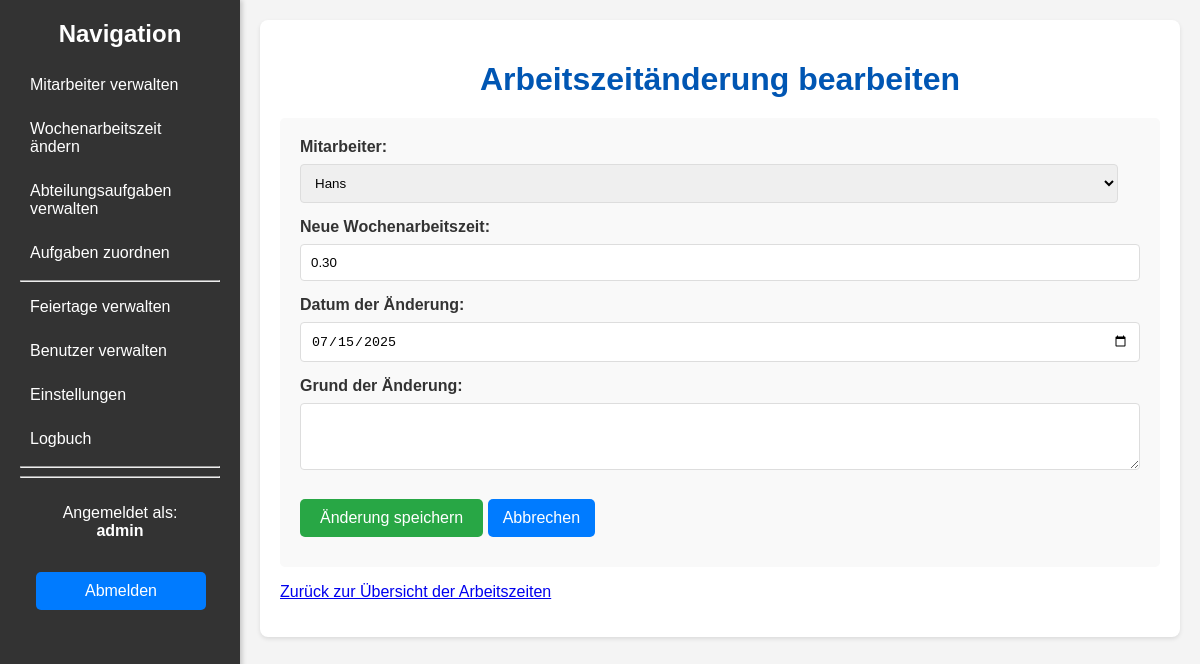
The app's page /edit_working_hours_change/1 (signed in) with its own data.
### models.py (models this page shows, shortened)
class User(db.Model, UserMixin):
    id = db.Column(db.Integer, primary_key=True)
    username = db.Column(db.String(100), unique=True, nullable=False)
    password_hash = db.Column(db.String(128))
    oe_number = db.Column(db.String(50), nullable=False)
    is_admin = db.Column(db.Boolean, default=False)

class WorkingHoursChange(db.Model):
    id = db.Column(db.Integer, primary_key=True)
    employee_id = db.Column(db.Integer, db.ForeignKey('employee.id'), nullable=False)
    old_hours = db.Column(db.Float, nullable=True)
    new_hours = db.Column(db.Float, nullable=False)
    change_date = db.Column(db.Date, nullable=False)
    reason = db.Column(db.String(500), nullable=True)

class Employee(db.Model):
    id = db.Column(db.Integer, primary_key=True)
    name = db.Column(db.String(100), nullable=False)
    job_title = db.Column(db.String(100), nullable=False)
    weekly_working_hours = db.Column(db.Float, default=0.0)
    team = db.Column(db.String(100), nullable=True)
    oe_number = db.Column(db.String(50), nullable=False) # NEU
    working_hours_changes = db.relationship('WorkingHoursChange', backref='employee', lazy=True, cascade="all, delete-orphan")
    assigned_tasks = db.relationship('EmployeeTask', backref='employee', lazy=True, cascade="all, delete-orphan")

### app.py (the view, shortened to what this page needs)
@app.route('/edit_working_hours_change/<int:change_id>', methods=['GET', 'POST'])
@login_required
def edit_working_hours_change(change_id):
    change = WorkingHoursChange.query.get_or_404(change_id)
    if not current_user.is_admin and change.employee.oe_number != current_user.oe_number:
        flash('Keine Berechtigung.', 'danger'); return redirect(url_for('working_hours_changes'))
    employees_query = Employee.query
    if not current_user.is_admin:
        employees_query = employees_query.filter_by(oe_number=current_user.oe_number)
    employees = employees_query.order_by(Employee.name).all()
    return render_template('edit_working_hours_change.html', change=change, employees=employees)

### app.py (called while the page is built)
@login_manager.user_loader
def load_user(user_id):
    return User.query.get(int(user_id))

### templates/edit_working_hours_change.html (shortened to what this page needs)
{% extends "base.html" %}
{% block content %}
        <h1>Arbeitszeitänderung bearbeiten</h1>
        <form action="{{ url_for('edit_working_hours_change', change_id=change.id) }}" method="POST">
            <label for="employee_id">Mitarbeiter:</label>
            <select id="employee_id" name="employee_id" required>
                {% for employee in employees %}
                    <option value="{{ employee.id }}" {% if employee.id == change.employee_id %}selected{% endif %}>
                        {{ employee.name }}
                    </option>
                {% endfor %}
            </select>
            <label for="new_hours">Neue Wochenarbeitszeit:</label>
            <input type="number" id="new_hours" name="new_hours" step="0.01" min="0"
                   value="{{ '%.2f' | format(change.new_hours) }}" required>
            <label for="change_date">Datum der Änderung:</label>
            <input type="date" id="change_date" name="change_date"
                   value="{{ change.change_date.strftime('%Y-%m-%d') }}" required>
            <label for="reason">Grund der Änderung:</label>
            <textarea id="reason" name="reason" rows="3">{{ change.reason }}</textarea>
            <button type="submit">Änderung speichern</button>
            <a href="{{ url_for('working_hours_changes') }}" class="button">Abbrechen</a>
        </form>
        <p><a href="{{ url_for('working_hours_changes') }}">Zurück zur Übersicht der Arbeitszeiten</a></p>
{% endblock %}

### templates/base.html (shortened to what this page needs)
<!DOCTYPE html>
<html lang="de">
<head>
    <link rel="stylesheet" href="{{ url_for('static', filename='style.css') }}">
</head>
<body>
    <div class="wrapper">
        {% block sidebar %}
        <div class="sidebar">
            <h2>Navigation</h2>
            <ul>
                <li><a href="{{ url_for('employees') }}">Mitarbeiter verwalten</a></li>
                <li><a href="{{ url_for('working_hours_changes') }}">Wochenarbeitszeit ändern</a></li>
                <li><a href="{{ url_for('department_tasks') }}">Abteilungsaufgaben verwalten</a></li>
                <li><a href="{{ url_for('assign_tasks') }}">Aufgaben zuordnen</a></li>
                {% if current_user.is_admin %}
                    <hr>
                    <li><a href="{{ url_for('holidays') }}">Feiertage verwalten</a></li>
                    <li><a href="{{ url_for('user_list') }}">Benutzer verwalten</a></li>
                    <li><a href="{{ url_for('settings') }}">Einstellungen</a></li>
                    <li><a href="{{ url_for('logbook') }}">Logbuch</a></li>
                {% endif %}
                <hr>
                <hr>
            </ul>
            <div style="position: relative; top: 10px; width: 100%;">
                 <p style="text-align: center;">Angemeldet als:<br><b>{{ current_user.username }}</b></p>
                 <a href="{{ url_for('logout') }}" class="button" style="width: 70%; margin: 8%;">Abmelden</a>
            </div>
        </div>
        {% endblock %}
        <div class="main-content">
            <div class="container">
                {% block content %}{% endblock %}
            </div>
        </div>
    </div>
</body>
</html>

### static/style.css (style rules this page uses)
body { font-family: Arial, sans-serif; margin: 0; background-color: #f4f4f4; color: #333; }
.wrapper { display: flex; min-height: 100vh; }
.sidebar { width: 200px; background-color: #333; color: white; padding: 20px; box-shadow: 2px 0 5px rgba(0,0,0,0.2); flex-shrink: 0; position: sticky; top: 0; height: 100vh; overflow-y: auto; }
.sidebar h2 { color: white; margin-top: 0; text-align: center; }
.sidebar ul { list-style: none; padding: 0; }
.sidebar ul li { margin-bottom: 10px; }
.sidebar ul li a { text-decoration: none; color: white; display: block; padding: 8px 10px; border-radius: 4px; }
.main-content { flex-grow: 1; padding: 20px; }
.container { max-width: 900px; margin: 0 auto; background-color: #fff; padding: 20px; border-radius: 8px; box-shadow: 0 2px 4px rgba(0, 0, 0, 0.1); }
h1, h2 { color: #0056b3; text-align: center; margin-bottom: 20px; }
.button { display: inline-block; padding: 10px 15px; margin: 10px 0; background-color: #007bff; color: white; text-align: center; text-decoration: none; border-radius: 5px; border: none; cursor: pointer; }
form { background-color: #f9f9f9; padding: 20px; border-radius: 5px; margin-top: 20px; }
form label { display: block; margin-bottom: 8px; font-weight: bold; }
form input[type="text"], form input[type="date"], form input[type="number"], form select, form textarea { width: calc(100% - 22px); padding: 10px; margin-bottom: 15px; border: 1px solid #ddd; border-radius: 4px; }
form button[type="submit"] { background-color: #28a745; color: white; padding: 10px 20px; border: none; border-radius: 5px; cursor: pointer; font-size: 1em; }

### records on screen
User: username "admin"
WorkingHoursChange: employee_id "Hans", new_hours "0.30", change_date "07/15/2025"
